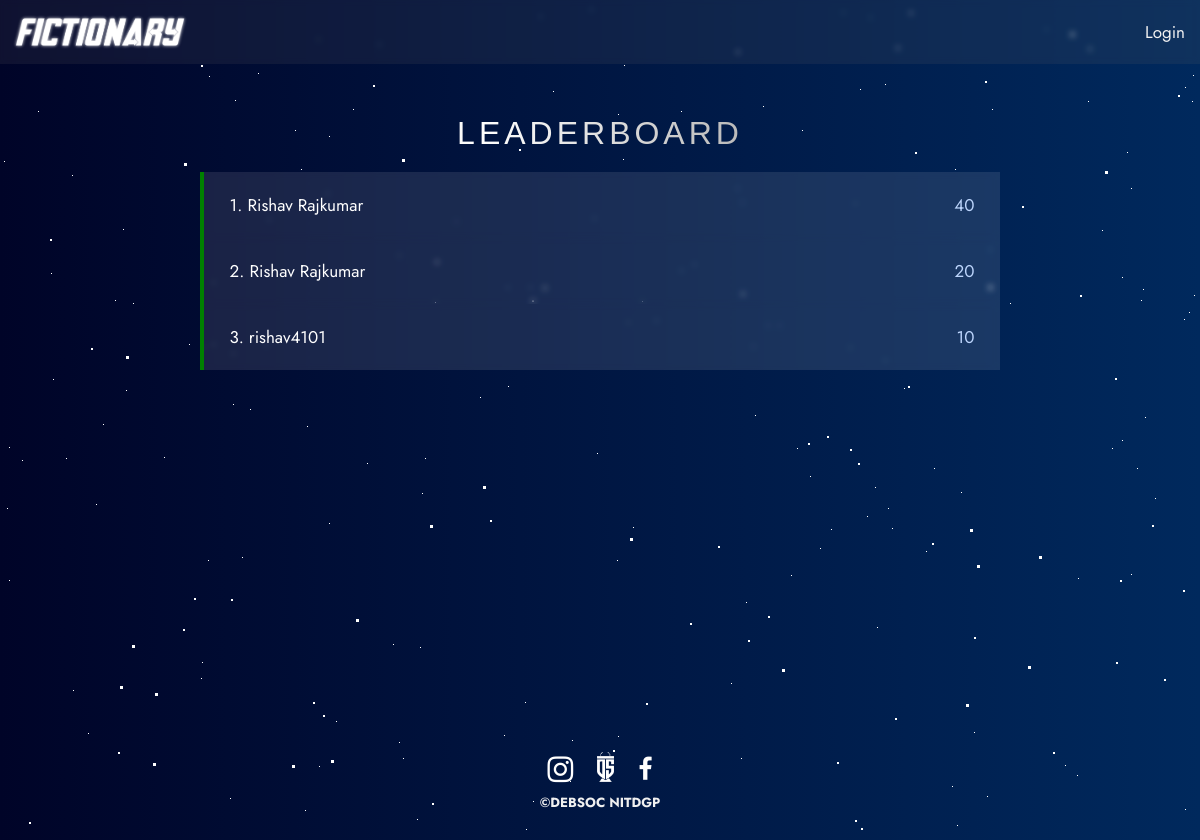
Page /leaderboard/ on the earlier database version.
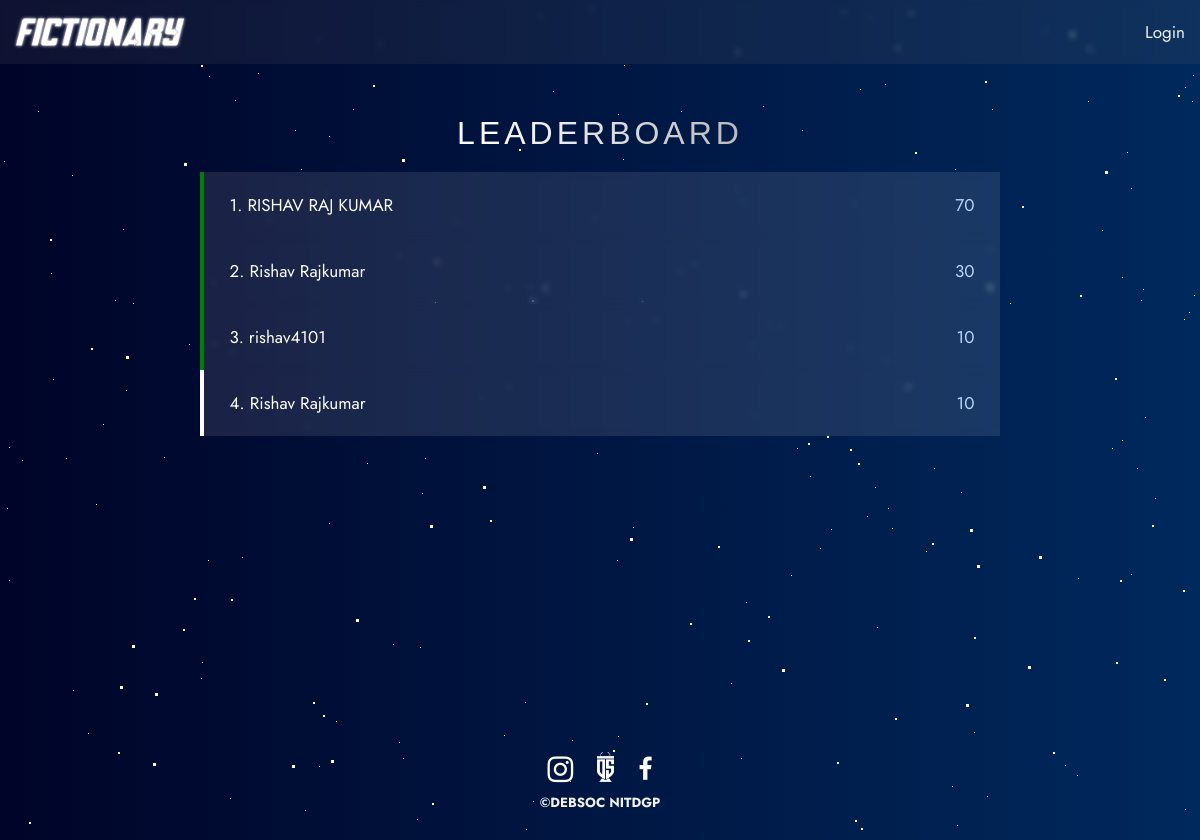
Same page on the later database version.
### quizapp/models.py (models this page shows, shortened)
class Myusers(models.Model):
    name = models.CharField(max_length=50)
    email = models.CharField(max_length=50,default=None,unique=True)
    choice = models.CharField(max_length=30,null=True)
    score = models.IntegerField(default=0)   # The no. of correct answers
    rank=models.IntegerField(null=True)
    day = models.IntegerField(default=1)
    qno = models.IntegerField(default = 1)
    lastcorrectans = models.DateTimeField(auto_now=True)
    class Meta:
        ordering =['-score','lastcorrectans']
    def ranks(self):
        players=self.objects.all()
        rank=1
        active = config.current_config(config)
        for player in players:
            player.rank=rank
            rank +=1
        return players

### quizapp/views.py (the view)
# urls.py: url(r'^leaderboard/', views.leaderboard, name='leaderboard'),
def leaderboard(request):
    users = Myusers.ranks(Myusers)
    if request.user.is_authenticated:
        player = request.user
        name = player.email
        return render(request, 'leaderboard.html', {'users':users, 'nam':name})
    else:
        return render(request, 'leaderboard.html', {'users':users})

### templates/leaderboard.html (shortened to what this page needs)
{% extends "base.html" %}
{% load socialaccount %}
{% block content %}
<div class="head">
    <br><br><br>
    <p>LEADERBOARD</p>
</div>
<div class="lwrap">
{% for obj in users %}
{% if obj.email == nam %}
<div class="lbbox" style="background-color:rgba(82, 186, 235, 0.4); border-left: 4px solid rgb(0, 162, 255);">
    <p> {{ obj.rank  }}. {{ obj.name }} <span style="color:rgb(188, 213, 252); float:right;">{{obj.score}}</span>
    </p>
</div>
{% elif obj.rank < 4 %}
<div class="lbbox" style="border-left: 4px solid green;">
    <p> {{ obj.rank  }}. {{ obj.name }} <span style="color:rgb(188, 213, 252); float:right;">{{obj.score}}</span>
    </p>
</div>
{% else %}
<div class="lbbox">
    <p> {{ obj.rank  }}. {{ obj.name }} <span style="color:rgb(188, 213, 252); float:right;">{{obj.score}}</span>
    </p>
</div>
{% endif %}
{% endfor %}
</div>
{%endblock%}

Differences in the rows shown:
removed Myusers: rank "1", name "Rishav Rajkumar", score "40"
removed Myusers: rank "2", name "Rishav Rajkumar", score "20"
added Myusers: rank "1", name "RISHAV RAJ KUMAR", score "70"
added Myusers: rank "2", name "Rishav Rajkumar", score "30"
added Myusers: rank "4", name "Rishav Rajkumar", score "10"
